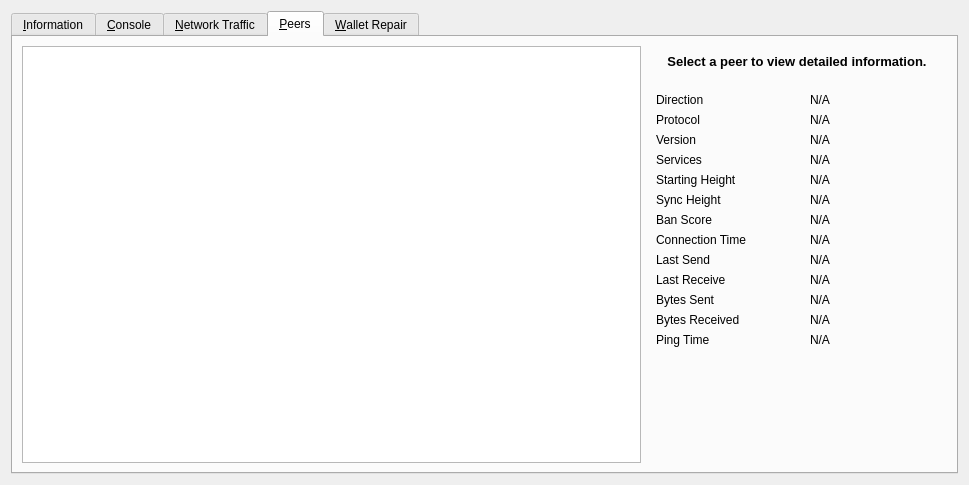
<?xml version="1.0" encoding="UTF-8"?>
<ui version="4.0">
 <class>RPCConsole</class>
 <widget class="QDialog" name="RPCConsole">
  <property name="geometry">
   <rect>
    <x>0</x>
    <y>0</y>
    <width>969</width>
    <height>485</height>
   </rect>
  </property>
  <property name="windowTitle">
   <string>Tools window</string>
  </property>
  <layout class="QVBoxLayout" name="verticalLayout_2">
   <item>
    <widget class="QTabWidget" name="tabWidget">
     <property name="currentIndex">
      <number>3</number>
     </property>
     <widget class="QWidget" name="tab_info">
      <attribute name="title">
       <string>&amp;Information</string>
      </attribute>
      <layout class="QGridLayout" name="gridLayout" columnstretch="0,0">
       <property name="horizontalSpacing">
        <number>12</number>
       </property>
       <item row="0" column="0">
        <widget class="QLabel" name="generalHeader">
         <property name="font">
          <font>
           <weight>75</weight>
           <bold>true</bold>
          </font>
         </property>
         <property name="text">
          <string>General</string>
         </property>
        </widget>
       </item>
       <item row="1" column="0">
        <widget class="QLabel" name="clientNameLabel">
         <property name="text">
          <string>Client name</string>
         </property>
        </widget>
       </item>
       <item row="1" column="1">
        <widget class="QLabel" name="clientName">
         <property name="cursor">
          <cursorShape>IBeamCursor</cursorShape>
         </property>
         <property name="text">
          <string>N/A</string>
         </property>
         <property name="textFormat">
          <enum>Qt::PlainText</enum>
         </property>
         <property name="textInteractionFlags">
          <set>Qt::LinksAccessibleByMouse|Qt::TextSelectableByKeyboard|Qt::TextSelectableByMouse</set>
         </property>
        </widget>
       </item>
       <item row="2" column="0">
        <widget class="QLabel" name="clientVersionLabel">
         <property name="text">
          <string>Client version</string>
         </property>
        </widget>
       </item>
       <item row="2" column="1">
        <widget class="QLabel" name="clientVersion">
         <property name="cursor">
          <cursorShape>IBeamCursor</cursorShape>
         </property>
         <property name="text">
          <string>N/A</string>
         </property>
         <property name="textFormat">
          <enum>Qt::PlainText</enum>
         </property>
         <property name="textInteractionFlags">
          <set>Qt::LinksAccessibleByMouse|Qt::TextSelectableByKeyboard|Qt::TextSelectableByMouse</set>
         </property>
        </widget>
       </item>
       <item row="3" column="0">
        <widget class="QLabel" name="openSSLVersionLabel">
         <property name="text">
          <string>Using OpenSSL version</string>
         </property>
         <property name="indent">
          <number>10</number>
         </property>
        </widget>
       </item>
       <item row="3" column="1">
        <widget class="QLabel" name="openSSLVersion">
         <property name="cursor">
          <cursorShape>IBeamCursor</cursorShape>
         </property>
         <property name="text">
          <string>N/A</string>
         </property>
         <property name="textFormat">
          <enum>Qt::PlainText</enum>
         </property>
         <property name="textInteractionFlags">
          <set>Qt::LinksAccessibleByMouse|Qt::TextSelectableByKeyboard|Qt::TextSelectableByMouse</set>
         </property>
        </widget>
       </item>
       <item row="4" column="0">
        <widget class="QLabel" name="berkeleyDBVersionLabel">
         <property name="text">
          <string>Using BerkeleyDB version</string>
         </property>
         <property name="indent">
          <number>10</number>
         </property>
        </widget>
       </item>
       <item row="4" column="1">
        <widget class="QLabel" name="berkeleyDBVersion">
         <property name="cursor">
          <cursorShape>IBeamCursor</cursorShape>
         </property>
         <property name="text">
          <string>N/A</string>
         </property>
         <property name="textFormat">
          <enum>Qt::PlainText</enum>
         </property>
         <property name="textInteractionFlags">
          <set>Qt::LinksAccessibleByMouse|Qt::TextSelectableByKeyboard|Qt::TextSelectableByMouse</set>
         </property>
        </widget>
       </item>
       <item row="5" column="0">
        <widget class="QLabel" name="buildDateLabel">
         <property name="text">
          <string>Build date</string>
         </property>
        </widget>
       </item>
       <item row="5" column="1">
        <widget class="QLabel" name="buildDate">
         <property name="cursor">
          <cursorShape>IBeamCursor</cursorShape>
         </property>
         <property name="text">
          <string>N/A</string>
         </property>
         <property name="textFormat">
          <enum>Qt::PlainText</enum>
         </property>
         <property name="textInteractionFlags">
          <set>Qt::LinksAccessibleByMouse|Qt::TextSelectableByKeyboard|Qt::TextSelectableByMouse</set>
         </property>
        </widget>
       </item>
       <item row="6" column="0">
        <widget class="QLabel" name="startupTimeLabel">
         <property name="text">
          <string>Startup time</string>
         </property>
        </widget>
       </item>
       <item row="6" column="1">
        <widget class="QLabel" name="startupTime">
         <property name="cursor">
          <cursorShape>IBeamCursor</cursorShape>
         </property>
         <property name="text">
          <string>N/A</string>
         </property>
         <property name="textFormat">
          <enum>Qt::PlainText</enum>
         </property>
         <property name="textInteractionFlags">
          <set>Qt::LinksAccessibleByMouse|Qt::TextSelectableByKeyboard|Qt::TextSelectableByMouse</set>
         </property>
        </widget>
       </item>
       <item row="7" column="0">
        <widget class="QLabel" name="networkHeader">
         <property name="font">
          <font>
           <weight>75</weight>
           <bold>true</bold>
          </font>
         </property>
         <property name="text">
          <string>Network</string>
         </property>
        </widget>
       </item>
       <item row="8" column="0">
        <widget class="QLabel" name="networkNameLabel">
         <property name="text">
          <string>Name</string>
         </property>
        </widget>
       </item>
       <item row="8" column="1">
        <widget class="QLabel" name="networkName">
         <property name="cursor">
          <cursorShape>IBeamCursor</cursorShape>
         </property>
         <property name="text">
          <string>N/A</string>
         </property>
         <property name="textFormat">
          <enum>Qt::PlainText</enum>
         </property>
         <property name="textInteractionFlags">
          <set>Qt::LinksAccessibleByMouse|Qt::TextSelectableByKeyboard|Qt::TextSelectableByMouse</set>
         </property>
        </widget>
       </item>
       <item row="9" column="0">
        <widget class="QLabel" name="numberOfConnectionsLabel">
         <property name="text">
          <string>Number of connections</string>
         </property>
        </widget>
       </item>
       <item row="9" column="1">
        <widget class="QLabel" name="numberOfConnections">
         <property name="cursor">
          <cursorShape>IBeamCursor</cursorShape>
         </property>
         <property name="text">
          <string>N/A</string>
         </property>
         <property name="textFormat">
          <enum>Qt::PlainText</enum>
         </property>
         <property name="textInteractionFlags">
          <set>Qt::LinksAccessibleByMouse|Qt::TextSelectableByKeyboard|Qt::TextSelectableByMouse</set>
         </property>
        </widget>
       </item>
       <item row="10" column="0">
        <widget class="QLabel" name="masternodeCountLabel">
         <property name="text">
          <string>Number of Masternodes</string>
         </property>
        </widget>
       </item>
       <item row="10" column="1">
        <widget class="QLabel" name="masternodeCount">
         <property name="text">
          <string>N/A</string>
         </property>
        </widget>
       </item>
       <item row="11" column="0">
        <widget class="QLabel" name="blockchainHeader">
         <property name="font">
          <font>
           <weight>75</weight>
           <bold>true</bold>
          </font>
         </property>
         <property name="text">
          <string>Block chain</string>
         </property>
        </widget>
       </item>
       <item row="12" column="0">
        <widget class="QLabel" name="numberOfBlocksLabel">
         <property name="text">
          <string>Current number of blocks</string>
         </property>
        </widget>
       </item>
       <item row="12" column="1">
        <widget class="QLabel" name="numberOfBlocks">
         <property name="cursor">
          <cursorShape>IBeamCursor</cursorShape>
         </property>
         <property name="text">
          <string>N/A</string>
         </property>
         <property name="textFormat">
          <enum>Qt::PlainText</enum>
         </property>
         <property name="textInteractionFlags">
          <set>Qt::LinksAccessibleByMouse|Qt::TextSelectableByKeyboard|Qt::TextSelectableByMouse</set>
         </property>
        </widget>
       </item>
       <item row="13" column="0">
        <widget class="QLabel" name="lastBlockTimeLabel">
         <property name="text">
          <string>Last block time</string>
         </property>
        </widget>
       </item>
       <item row="13" column="1">
        <widget class="QLabel" name="lastBlockTime">
         <property name="cursor">
          <cursorShape>IBeamCursor</cursorShape>
         </property>
         <property name="text">
          <string>N/A</string>
         </property>
         <property name="textFormat">
          <enum>Qt::PlainText</enum>
         </property>
         <property name="textInteractionFlags">
          <set>Qt::LinksAccessibleByMouse|Qt::TextSelectableByKeyboard|Qt::TextSelectableByMouse</set>
         </property>
        </widget>
       </item>
       <item row="14" column="0">
        <spacer name="verticalSpacer_2">
         <property name="orientation">
          <enum>Qt::Vertical</enum>
         </property>
         <property name="sizeHint" stdset="0">
          <size>
           <width>20</width>
           <height>20</height>
          </size>
         </property>
        </spacer>
       </item>
       <item row="15" column="0">
        <widget class="QLabel" name="debugLogFileHeader">
         <property name="font">
          <font>
           <weight>75</weight>
           <bold>true</bold>
          </font>
         </property>
         <property name="text">
          <string>Debug log file</string>
         </property>
        </widget>
       </item>
       <item row="16" column="0">
        <widget class="QPushButton" name="openDebugLogfileButton">
         <property name="toolTip">
          <string>Open the News24coin debug log file from the current data directory. This can take a few seconds for large log files.</string>
         </property>
         <property name="text">
          <string>&amp;Open</string>
         </property>
         <property name="autoDefault">
          <bool>false</bool>
         </property>
        </widget>
       </item>
      </layout>
     </widget>
     <widget class="QWidget" name="tab_console">
      <attribute name="title">
       <string>&amp;Console</string>
      </attribute>
      <layout class="QVBoxLayout" name="verticalLayout_3">
       <property name="spacing">
        <number>3</number>
       </property>
       <item>
        <widget class="QTextEdit" name="messagesWidget">
         <property name="minimumSize">
          <size>
           <width>0</width>
           <height>100</height>
          </size>
         </property>
         <property name="readOnly">
          <bool>true</bool>
         </property>
         <property name="tabKeyNavigation" stdset="0">
          <bool>false</bool>
         </property>
         <property name="columnCount" stdset="0">
          <number>2</number>
         </property>
        </widget>
       </item>
       <item>
        <layout class="QHBoxLayout" name="horizontalLayout">
         <property name="spacing">
          <number>3</number>
         </property>
         <item>
          <widget class="QLabel" name="label">
           <property name="text">
            <string notr="true">&gt;</string>
           </property>
          </widget>
         </item>
         <item>
          <widget class="QLineEdit" name="lineEdit"/>
         </item>
         <item>
          <widget class="QPushButton" name="clearButton">
           <property name="maximumSize">
            <size>
             <width>24</width>
             <height>24</height>
            </size>
           </property>
           <property name="toolTip">
            <string>Clear console</string>
           </property>
           <property name="text">
            <string/>
           </property>
           <property name="icon">
            <iconset resource="../news24coin.qrc">
             <normaloff>:/icons/remove</normaloff>:/icons/remove</iconset>
           </property>
           <property name="shortcut">
            <string notr="true">Ctrl+L</string>
           </property>
           <property name="autoDefault">
            <bool>false</bool>
           </property>
          </widget>
         </item>
        </layout>
       </item>
      </layout>
     </widget>
     <widget class="QWidget" name="tab_nettraffic">
      <attribute name="title">
       <string>&amp;Network Traffic</string>
      </attribute>
      <layout class="QHBoxLayout" name="horizontalLayout_3">
       <item>
        <layout class="QVBoxLayout" name="verticalLayout_4">
         <item>
          <widget class="TrafficGraphWidget" name="trafficGraph" native="true">
           <property name="sizePolicy">
            <sizepolicy hsizetype="Expanding" vsizetype="Expanding">
             <horstretch>0</horstretch>
             <verstretch>0</verstretch>
            </sizepolicy>
           </property>
          </widget>
         </item>
         <item>
          <layout class="QHBoxLayout" name="horizontalLayout_2">
           <item>
            <widget class="QSlider" name="sldGraphRange">
             <property name="minimum">
              <number>1</number>
             </property>
             <property name="maximum">
              <number>288</number>
             </property>
             <property name="pageStep">
              <number>12</number>
             </property>
             <property name="value">
              <number>6</number>
             </property>
             <property name="orientation">
              <enum>Qt::Horizontal</enum>
             </property>
            </widget>
           </item>
           <item>
            <widget class="QLabel" name="lblGraphRange">
             <property name="minimumSize">
              <size>
               <width>100</width>
               <height>0</height>
              </size>
             </property>
             <property name="alignment">
              <set>Qt::AlignCenter</set>
             </property>
            </widget>
           </item>
           <item>
            <widget class="QPushButton" name="btnClearTrafficGraph">
             <property name="text">
              <string>&amp;Clear</string>
             </property>
             <property name="autoDefault">
              <bool>false</bool>
             </property>
            </widget>
           </item>
          </layout>
         </item>
        </layout>
       </item>
       <item>
        <layout class="QVBoxLayout" name="verticalLayout">
         <item>
          <widget class="QGroupBox" name="groupBox">
           <property name="title">
            <string>Totals</string>
           </property>
           <layout class="QVBoxLayout" name="verticalLayout_5">
            <item>
             <layout class="QHBoxLayout" name="horizontalLayout_4">
              <item>
               <widget class="Line" name="line">
                <property name="sizePolicy">
                 <sizepolicy hsizetype="Fixed" vsizetype="Fixed">
                  <horstretch>0</horstretch>
                  <verstretch>0</verstretch>
                 </sizepolicy>
                </property>
                <property name="minimumSize">
                 <size>
                  <width>10</width>
                  <height>0</height>
                 </size>
                </property>
                <property name="palette">
                 <palette>
                  <active>
                   <colorrole role="Light">
                    <brush brushstyle="SolidPattern">
                     <color alpha="255">
                      <red>0</red>
                      <green>255</green>
                      <blue>0</blue>
                     </color>
                    </brush>
                   </colorrole>
                  </active>
                  <inactive>
                   <colorrole role="Light">
                    <brush brushstyle="SolidPattern">
                     <color alpha="255">
                      <red>0</red>
                      <green>255</green>
                      <blue>0</blue>
                     </color>
                    </brush>
                   </colorrole>
                  </inactive>
                  <disabled>
                   <colorrole role="Light">
                    <brush brushstyle="SolidPattern">
                     <color alpha="255">
                      <red>0</red>
                      <green>255</green>
                      <blue>0</blue>
                     </color>
                    </brush>
                   </colorrole>
                  </disabled>
                 </palette>
                </property>
                <property name="orientation">
                 <enum>Qt::Horizontal</enum>
                </property>
               </widget>
              </item>
              <item>
               <widget class="QLabel" name="label_16">
                <property name="text">
                 <string>Received</string>
                </property>
               </widget>
              </item>
              <item>
               <widget class="QLabel" name="lblBytesIn">
                <property name="minimumSize">
                 <size>
                  <width>50</width>
                  <height>0</height>
                 </size>
                </property>
                <property name="alignment">
                 <set>Qt::AlignRight|Qt::AlignTrailing|Qt::AlignVCenter</set>
                </property>
               </widget>
              </item>
             </layout>
            </item>
            <item>
             <layout class="QHBoxLayout" name="horizontalLayout_5">
              <item>
               <widget class="Line" name="line_2">
                <property name="sizePolicy">
                 <sizepolicy hsizetype="Fixed" vsizetype="Fixed">
                  <horstretch>0</horstretch>
                  <verstretch>0</verstretch>
                 </sizepolicy>
                </property>
                <property name="minimumSize">
                 <size>
                  <width>10</width>
                  <height>0</height>
                 </size>
                </property>
                <property name="palette">
                 <palette>
                  <active>
                   <colorrole role="Light">
                    <brush brushstyle="SolidPattern">
                     <color alpha="255">
                      <red>255</red>
                      <green>0</green>
                      <blue>0</blue>
                     </color>
                    </brush>
                   </colorrole>
                  </active>
                  <inactive>
                   <colorrole role="Light">
                    <brush brushstyle="SolidPattern">
                     <color alpha="255">
                      <red>255</red>
                      <green>0</green>
                      <blue>0</blue>
                     </color>
                    </brush>
                   </colorrole>
                  </inactive>
                  <disabled>
                   <colorrole role="Light">
                    <brush brushstyle="SolidPattern">
                     <color alpha="255">
                      <red>255</red>
                      <green>0</green>
                      <blue>0</blue>
                     </color>
                    </brush>
                   </colorrole>
                  </disabled>
                 </palette>
                </property>
                <property name="orientation">
                 <enum>Qt::Horizontal</enum>
                </property>
               </widget>
              </item>
              <item>
               <widget class="QLabel" name="label_17">
                <property name="text">
                 <string>Sent</string>
                </property>
               </widget>
              </item>
              <item>
               <widget class="QLabel" name="lblBytesOut">
                <property name="minimumSize">
                 <size>
                  <width>50</width>
                  <height>0</height>
                 </size>
                </property>
                <property name="alignment">
                 <set>Qt::AlignRight|Qt::AlignTrailing|Qt::AlignVCenter</set>
                </property>
               </widget>
              </item>
             </layout>
            </item>
            <item>
             <spacer name="verticalSpacer_4">
              <property name="orientation">
               <enum>Qt::Vertical</enum>
              </property>
              <property name="sizeHint" stdset="0">
               <size>
                <width>20</width>
                <height>407</height>
               </size>
              </property>
             </spacer>
            </item>
           </layout>
          </widget>
         </item>
        </layout>
       </item>
      </layout>
     </widget>
     <widget class="QWidget" name="tab_peers">
      <attribute name="title">
       <string>&amp;Peers</string>
      </attribute>
      <layout class="QGridLayout" name="gridLayout_2">
       <item row="0" column="0" rowspan="2">
        <widget class="QTableView" name="peerWidget">
         <property name="horizontalScrollBarPolicy">
          <enum>Qt::ScrollBarAsNeeded</enum>
         </property>
         <property name="sortingEnabled">
          <bool>true</bool>
         </property>
         <attribute name="horizontalHeaderHighlightSections">
          <bool>false</bool>
         </attribute>
        </widget>
       </item>
       <item row="0" column="1">
        <widget class="QLabel" name="peerHeading">
         <property name="sizePolicy">
          <sizepolicy hsizetype="Preferred" vsizetype="Minimum">
           <horstretch>0</horstretch>
           <verstretch>0</verstretch>
          </sizepolicy>
         </property>
         <property name="minimumSize">
          <size>
           <width>300</width>
           <height>32</height>
          </size>
         </property>
         <property name="font">
          <font>
           <pointsize>10</pointsize>
           <weight>75</weight>
           <bold>true</bold>
          </font>
         </property>
         <property name="cursor">
          <cursorShape>IBeamCursor</cursorShape>
         </property>
         <property name="text">
          <string>Select a peer to view detailed information.</string>
         </property>
         <property name="alignment">
          <set>Qt::AlignCenter</set>
         </property>
         <property name="wordWrap">
          <bool>true</bool>
         </property>
         <property name="textInteractionFlags">
          <set>Qt::LinksAccessibleByMouse|Qt::TextSelectableByKeyboard|Qt::TextSelectableByMouse</set>
         </property>
        </widget>
       </item>
       <item row="1" column="1">
        <widget class="QWidget" name="detailWidget" native="true">
         <property name="minimumSize">
          <size>
           <width>300</width>
           <height>0</height>
          </size>
         </property>
         <layout class="QGridLayout" name="gridLayout_3">
          <item row="0" column="0">
           <widget class="QLabel" name="label_23">
            <property name="text">
             <string>Direction</string>
            </property>
           </widget>
          </item>
          <item row="0" column="2">
           <widget class="QLabel" name="peerDirection">
            <property name="cursor">
             <cursorShape>IBeamCursor</cursorShape>
            </property>
            <property name="text">
             <string>N/A</string>
            </property>
            <property name="textFormat">
             <enum>Qt::PlainText</enum>
            </property>
            <property name="textInteractionFlags">
             <set>Qt::LinksAccessibleByMouse|Qt::TextSelectableByKeyboard|Qt::TextSelectableByMouse</set>
            </property>
           </widget>
          </item>
          <item row="1" column="0">
           <widget class="QLabel" name="label_21">
            <property name="text">
             <string>Protocol</string>
            </property>
           </widget>
          </item>
          <item row="1" column="2">
           <widget class="QLabel" name="peerVersion">
            <property name="cursor">
             <cursorShape>IBeamCursor</cursorShape>
            </property>
            <property name="text">
             <string>N/A</string>
            </property>
            <property name="textFormat">
             <enum>Qt::PlainText</enum>
            </property>
            <property name="textInteractionFlags">
             <set>Qt::LinksAccessibleByMouse|Qt::TextSelectableByKeyboard|Qt::TextSelectableByMouse</set>
            </property>
           </widget>
          </item>
          <item row="2" column="0">
           <widget class="QLabel" name="label_28">
            <property name="text">
             <string>Version</string>
            </property>
           </widget>
          </item>
          <item row="2" column="2">
           <widget class="QLabel" name="peerSubversion">
            <property name="cursor">
             <cursorShape>IBeamCursor</cursorShape>
            </property>
            <property name="text">
             <string>N/A</string>
            </property>
            <property name="textFormat">
             <enum>Qt::PlainText</enum>
            </property>
            <property name="textInteractionFlags">
             <set>Qt::LinksAccessibleByMouse|Qt::TextSelectableByKeyboard|Qt::TextSelectableByMouse</set>
            </property>
           </widget>
          </item>
          <item row="3" column="0">
           <widget class="QLabel" name="label_4">
            <property name="text">
             <string>Services</string>
            </property>
           </widget>
          </item>
          <item row="3" column="2">
           <widget class="QLabel" name="peerServices">
            <property name="cursor">
             <cursorShape>IBeamCursor</cursorShape>
            </property>
            <property name="text">
             <string>N/A</string>
            </property>
            <property name="textFormat">
             <enum>Qt::PlainText</enum>
            </property>
            <property name="textInteractionFlags">
             <set>Qt::LinksAccessibleByMouse|Qt::TextSelectableByKeyboard|Qt::TextSelectableByMouse</set>
            </property>
           </widget>
          </item>
          <item row="5" column="0">
           <widget class="QLabel" name="label_29">
            <property name="text">
             <string>Starting Height</string>
            </property>
           </widget>
          </item>
          <item row="5" column="2">
           <widget class="QLabel" name="peerHeight">
            <property name="cursor">
             <cursorShape>IBeamCursor</cursorShape>
            </property>
            <property name="text">
             <string>N/A</string>
            </property>
            <property name="textFormat">
             <enum>Qt::PlainText</enum>
            </property>
            <property name="textInteractionFlags">
             <set>Qt::LinksAccessibleByMouse|Qt::TextSelectableByKeyboard|Qt::TextSelectableByMouse</set>
            </property>
           </widget>
          </item>
          <item row="6" column="0">
           <widget class="QLabel" name="label_27">
            <property name="text">
             <string>Sync Height</string>
            </property>
           </widget>
          </item>
          <item row="6" column="2">
           <widget class="QLabel" name="peerSyncHeight">
            <property name="cursor">
             <cursorShape>IBeamCursor</cursorShape>
            </property>
            <property name="text">
             <string>N/A</string>
            </property>
            <property name="textFormat">
             <enum>Qt::PlainText</enum>
            </property>
            <property name="textInteractionFlags">
             <set>Qt::LinksAccessibleByMouse|Qt::TextSelectableByKeyboard|Qt::TextSelectableByMouse</set>
            </property>
           </widget>
          </item>
          <item row="7" column="0">
           <widget class="QLabel" name="label_24">
            <property name="text">
             <string>Ban Score</string>
            </property>
           </widget>
          </item>
          <item row="7" column="2">
           <widget class="QLabel" name="peerBanScore">
            <property name="cursor">
             <cursorShape>IBeamCursor</cursorShape>
            </property>
            <property name="text">
             <string>N/A</string>
            </property>
            <property name="textFormat">
             <enum>Qt::PlainText</enum>
            </property>
            <property name="textInteractionFlags">
             <set>Qt::LinksAccessibleByMouse|Qt::TextSelectableByKeyboard|Qt::TextSelectableByMouse</set>
            </property>
           </widget>
          </item>
          <item row="8" column="0">
           <widget class="QLabel" name="label_22">
            <property name="text">
             <string>Connection Time</string>
            </property>
           </widget>
          </item>
          <item row="8" column="2">
           <widget class="QLabel" name="peerConnTime">
            <property name="cursor">
             <cursorShape>IBeamCursor</cursorShape>
            </property>
            <property name="text">
             <string>N/A</string>
            </property>
            <property name="textFormat">
             <enum>Qt::PlainText</enum>
            </property>
            <property name="textInteractionFlags">
             <set>Qt::LinksAccessibleByMouse|Qt::TextSelectableByKeyboard|Qt::TextSelectableByMouse</set>
            </property>
           </widget>
          </item>
          <item row="9" column="0">
           <widget class="QLabel" name="label_15">
            <property name="text">
             <string>Last Send</string>
            </property>
           </widget>
          </item>
          <item row="9" column="2">
           <widget class="QLabel" name="peerLastSend">
            <property name="cursor">
             <cursorShape>IBeamCursor</cursorShape>
            </property>
            <property name="text">
             <string>N/A</string>
            </property>
            <property name="textFormat">
             <enum>Qt::PlainText</enum>
            </property>
            <property name="textInteractionFlags">
             <set>Qt::LinksAccessibleByMouse|Qt::TextSelectableByKeyboard|Qt::TextSelectableByMouse</set>
            </property>
           </widget>
          </item>
          <item row="10" column="0">
           <widget class="QLabel" name="label_19">
            <property name="text">
             <string>Last Receive</string>
            </property>
           </widget>
          </item>
          <item row="10" column="2">
           <widget class="QLabel" name="peerLastRecv">
            <property name="cursor">
             <cursorShape>IBeamCursor</cursorShape>
            </property>
            <property name="text">
             <string>N/A</string>
            </property>
            <property name="textFormat">
             <enum>Qt::PlainText</enum>
            </property>
            <property name="textInteractionFlags">
             <set>Qt::LinksAccessibleByMouse|Qt::TextSelectableByKeyboard|Qt::TextSelectableByMouse</set>
            </property>
           </widget>
          </item>
          <item row="11" column="0">
           <widget class="QLabel" name="label_18">
            <property name="text">
             <string>Bytes Sent</string>
            </property>
           </widget>
          </item>
          <item row="11" column="2">
           <widget class="QLabel" name="peerBytesSent">
            <property name="cursor">
             <cursorShape>IBeamCursor</cursorShape>
            </property>
            <property name="text">
             <string>N/A</string>
            </property>
            <property name="textFormat">
             <enum>Qt::PlainText</enum>
            </property>
            <property name="textInteractionFlags">
             <set>Qt::LinksAccessibleByMouse|Qt::TextSelectableByKeyboard|Qt::TextSelectableByMouse</set>
            </property>
           </widget>
          </item>
          <item row="12" column="0">
           <widget class="QLabel" name="label_20">
            <property name="text">
             <string>Bytes Received</string>
            </property>
           </widget>
          </item>
          <item row="12" column="2">
           <widget class="QLabel" name="peerBytesRecv">
            <property name="cursor">
             <cursorShape>IBeamCursor</cursorShape>
            </property>
            <property name="text">
             <string>N/A</string>
            </property>
            <property name="textFormat">
             <enum>Qt::PlainText</enum>
            </property>
            <property name="textInteractionFlags">
             <set>Qt::LinksAccessibleByMouse|Qt::TextSelectableByKeyboard|Qt::TextSelectableByMouse</set>
            </property>
           </widget>
          </item>
          <item row="13" column="0">
           <widget class="QLabel" name="label_26">
            <property name="text">
             <string>Ping Time</string>
            </property>
           </widget>
          </item>
          <item row="13" column="2">
           <widget class="QLabel" name="peerPingTime">
            <property name="cursor">
             <cursorShape>IBeamCursor</cursorShape>
            </property>
            <property name="text">
             <string>N/A</string>
            </property>
            <property name="textFormat">
             <enum>Qt::PlainText</enum>
            </property>
            <property name="textInteractionFlags">
             <set>Qt::LinksAccessibleByMouse|Qt::TextSelectableByKeyboard|Qt::TextSelectableByMouse</set>
            </property>
           </widget>
          </item>
          <item row="14" column="1">
           <spacer name="verticalSpacer_3">
            <property name="orientation">
             <enum>Qt::Vertical</enum>
            </property>
            <property name="sizeHint" stdset="0">
             <size>
              <width>20</width>
              <height>40</height>
             </size>
            </property>
           </spacer>
          </item>
         </layout>
        </widget>
       </item>
      </layout>
     </widget>
     <widget class="QWidget" name="tab_repair">
      <attribute name="title">
       <string>&amp;Wallet Repair</string>
      </attribute>
      <layout class="QGridLayout" name="gridLayout_4" columnstretch="0,1,0,2">
       <property name="horizontalSpacing">
        <number>12</number>
       </property>
       <item row="0" column="0" colspan="4">
        <widget class="QLabel" name="label_repair_header">
         <property name="font">
          <font>
           <weight>75</weight>
           <bold>true</bold>
          </font>
         </property>
         <property name="text">
          <string>Wallet repair options.</string>
         </property>
        </widget>
       </item>
       <item row="1" column="0" colspan="4">
        <widget class="QLabel" name="label_repair_helptext">
         <property name="font">
          <font>
           <weight>50</weight>
           <bold>false</bold>
          </font>
         </property>
         <property name="text">
          <string>The buttons below will restart the wallet with command-line options to repair the wallet, fix issues with corrupt blockhain files or missing/obsolete transactions.</string>
         </property>
         <property name="wordWrap">
          <bool>true</bool>
         </property>
        </widget>
       </item>
       <item row="2" column="0">
        <widget class="QLabel" name="wallet_path_label">
         <property name="text">
          <string>Wallet In Use:</string>
         </property>
        </widget>
       </item>
       <item row="2" column="1" colspan="3">
        <widget class="QLabel" name="wallet_path">
         <property name="cursor">
          <cursorShape>IBeamCursor</cursorShape>
         </property>
         <property name="text">
          <string>N/A</string>
         </property>
         <property name="textFormat">
          <enum>Qt::PlainText</enum>
         </property>
         <property name="textInteractionFlags">
          <set>Qt::LinksAccessibleByMouse|Qt::TextSelectableByKeyboard|Qt::TextSelectableByMouse</set>
         </property>
        </widget>
       </item>
       <item row="3" column="0">
        <spacer name="verticalSpacer_repair1">
         <property name="orientation">
          <enum>Qt::Vertical</enum>
         </property>
         <property name="sizeHint" stdset="0">
          <size>
           <width>10</width>
           <height>10</height>
          </size>
         </property>
        </spacer>
       </item>
       <item row="4" column="0" colspan="2">
        <widget class="QPushButton" name="btn_salvagewallet">
         <property name="minimumSize">
          <size>
           <width>100</width>
           <height>23</height>
          </size>
         </property>
         <property name="text">
          <string>Salvage wallet</string>
         </property>
        </widget>
       </item>
       <item row="4" column="2">
        <widget class="QLabel" name="label_repair_salvage_command">
         <property name="text">
          <string notr="true">-salvagewallet:</string>
         </property>
        </widget>
       </item>
       <item row="4" column="3">
        <widget class="QLabel" name="label_repair_salvage">
         <property name="text">
          <string>Attempt to recover private keys from a corrupt wallet.dat.</string>
         </property>
         <property name="wordWrap">
          <bool>true</bool>
         </property>
        </widget>
       </item>
       <item row="5" column="0" colspan="2">
        <widget class="QPushButton" name="btn_rescan">
         <property name="minimumSize">
          <size>
           <width>100</width>
           <height>23</height>
          </size>
         </property>
         <property name="text">
          <string>Rescan blockchain files</string>
         </property>
        </widget>
       </item>
       <item row="5" column="2">
        <widget class="QLabel" name="label_repair_rescan_command">
         <property name="text">
          <string notr="true">-rescan:</string>
         </property>
        </widget>
       </item>
       <item row="5" column="3">
        <widget class="QLabel" name="label_repair_rescan">
         <property name="text">
          <string>Rescan the block chain for missing wallet transactions.</string>
         </property>
         <property name="wordWrap">
          <bool>true</bool>
         </property>
        </widget>
       </item>
       <item row="6" column="0" colspan="2">
        <widget class="QPushButton" name="btn_zapwallettxes1">
         <property name="minimumSize">
          <size>
           <width>100</width>
           <height>23</height>
          </size>
         </property>
         <property name="text">
          <string>Recover transactions 1</string>
         </property>
        </widget>
       </item>
       <item row="6" column="2">
        <widget class="QLabel" name="label_repair_zap1_command">
         <property name="text">
          <string notr="true">-zapwallettxes=1:</string>
         </property>
        </widget>
       </item>
       <item row="6" column="3">
        <widget class="QLabel" name="label_repair_zap1">
         <property name="text">
          <string>Recover transactions from blockchain (keep meta-data, e.g. account owner).</string>
         </property>
         <property name="wordWrap">
          <bool>true</bool>
         </property>
        </widget>
       </item>
       <item row="7" column="0" colspan="2">
        <widget class="QPushButton" name="btn_zapwallettxes2">
         <property name="minimumSize">
          <size>
           <width>100</width>
           <height>23</height>
          </size>
         </property>
         <property name="text">
          <string>Recover transactions 2</string>
         </property>
        </widget>
       </item>
       <item row="7" column="2">
        <widget class="QLabel" name="label_repair_zap2_command">
         <property name="text">
          <string notr="true">-zapwallettxes=2:</string>
         </property>
        </widget>
       </item>
       <item row="7" column="3">
        <widget class="QLabel" name="label_repair_zap2">
         <property name="text">
          <string>Recover transactions from blockchain (drop meta-data).</string>
         </property>
         <property name="wordWrap">
          <bool>true</bool>
         </property>
        </widget>
       </item>
       <item row="8" column="0" colspan="2">
        <widget class="QPushButton" name="btn_upgradewallet">
         <property name="minimumSize">
          <size>
           <width>100</width>
           <height>23</height>
          </size>
         </property>
         <property name="text">
          <string>Upgrade wallet format</string>
         </property>
        </widget>
       </item>
       <item row="8" column="2">
        <widget class="QLabel" name="label_repair_upgrade_command">
         <property name="text">
          <string notr="true">-upgradewallet:</string>
         </property>
        </widget>
       </item>
       <item row="8" column="3">
        <widget class="QLabel" name="label_repair_upgrade">
         <property name="text">
          <string>Upgrade wallet to latest format on startup. (Note: this is NOT an update of the wallet itself!)</string>
         </property>
         <property name="wordWrap">
          <bool>true</bool>
         </property>
        </widget>
       </item>
       <item row="9" column="0" colspan="2">
        <widget class="QPushButton" name="btn_reindex">
         <property name="minimumSize">
          <size>
           <width>100</width>
           <height>23</height>
          </size>
         </property>
         <property name="text">
          <string>Rebuild index</string>
         </property>
        </widget>
       </item>
       <item row="9" column="2">
        <widget class="QLabel" name="label_repair_reindex_command">
         <property name="text">
          <string notr="true">-reindex:</string>
         </property>
        </widget>
       </item>
       <item row="9" column="3">
        <widget class="QLabel" name="label_repair_reindex">
         <property name="text">
          <string>Rebuild block chain index from current blk000??.dat files.</string>
         </property>
         <property name="wordWrap">
          <bool>true</bool>
         </property>
        </widget>
       </item>
       <item row="10" column="0">
        <spacer name="verticalSpacer_repair2">
         <property name="orientation">
          <enum>Qt::Vertical</enum>
         </property>
         <property name="sizeHint" stdset="0">
          <size>
           <width>20</width>
           <height>10</height>
          </size>
         </property>
        </spacer>
       </item>
      </layout>
     </widget>
    </widget>
   </item>
  </layout>
 </widget>
 <customwidgets>
  <customwidget>
   <class>TrafficGraphWidget</class>
   <extends>QWidget</extends>
   <header>trafficgraphwidget.h</header>
   <container>1</container>
   <slots>
    <slot>clear()</slot>
   </slots>
  </customwidget>
 </customwidgets>
 <resources>
  <include location="../news24coin.qrc"/>
 </resources>
 <connections/>
</ui>
